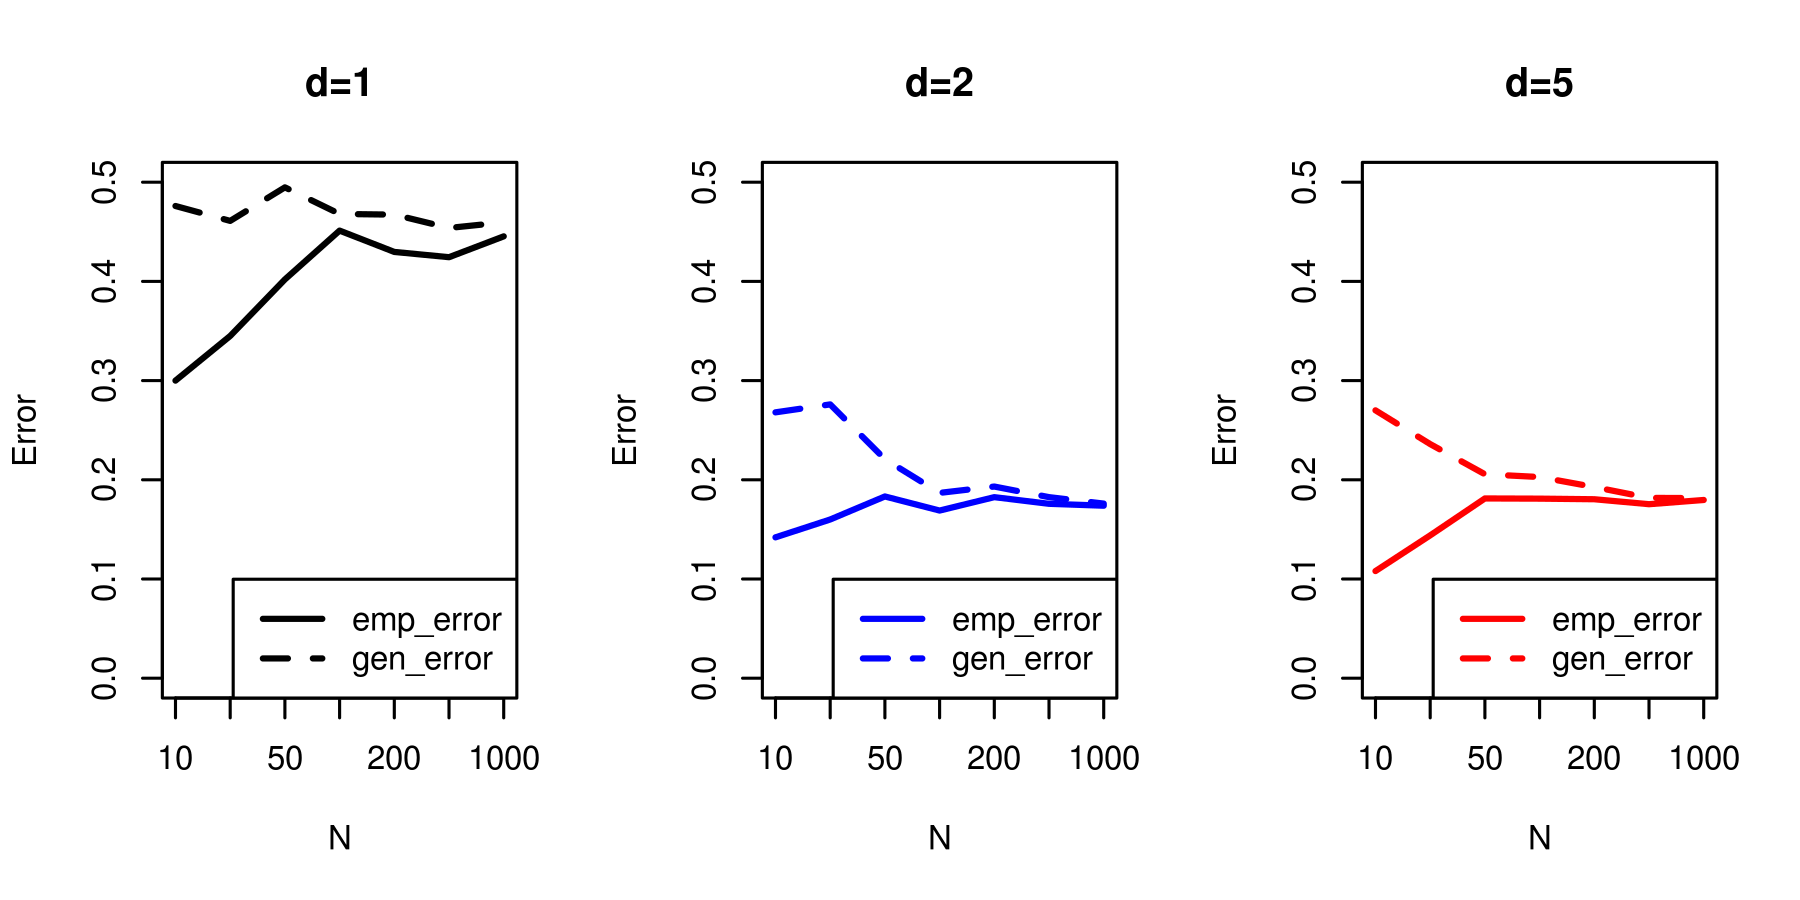

Source code (R):
df = data.frame(
		n = c(10, 20, 50, 100, 200, 500, 1000),
		emp_error_1d = c(0.3, 0.345, 0.402, 0.4512, 0.4297, 0.4244, 0.4454),
		gen_error_1d = c(0.476, 0.461, 0.4948, 0.468, 0.4673, 0.45388, 0.45954),
		emp_error_2d = c(0.142, 0.16, 0.1832, 0.169, 0.1825, 0.1758, 0.17388),
		gen_error_2d = c(0.268, 0.276, 0.2208, 0.1868, 0.1932, 0.18252, 0.17602),
		emp_error_5d = c(0.108, 0.144, 0.1812, 0.181, 0.1804, 0.1754, 0.17966),
		gen_error_5d = c(0.27, 0.236, 0.2056, 0.2028, 0.1927, 0.18176, 0.18154)
		)

png("plot.png", height = 3, width=6, units = "in", res = 300)
par(mfrow=c(1,3))
plot(df$emp_error_1d, 
     col = "black", 
     lty = 1, 
     lwd = 2,
     type="l", 
     ylim = c(0, 0.5),
     ylab = "Error",
     main = "d=1",
     xaxt = 'n', 
     xlab = "N")
lines(df$gen_error_1d, col = "black", lty = 2, lwd=2)
axis(1, at=1:7, labels = c(10, 20, 50, 100, 200, 500, 1000))
legend("bottomright", legend = c("emp_error", "gen_error"), lty = c(1,2), col =
       "black", lwd = 2)

plot(df$emp_error_2d, 
     col = "blue", 
     lty = 1, 
     lwd = 2,
     type="l", 
     ylim = c(0, 0.5),
     ylab = "Error",
     main = "d=2",
     xaxt = 'n', 
     xlab = "N")
lines(df$gen_error_2d, col = "blue", lty = 2, lwd=2)
axis(1, at=1:7, labels = c(10, 20, 50, 100, 200, 500, 1000))
legend("bottomright", legend = c("emp_error", "gen_error"), lty = c(1,2), col =
       "blue", lwd = 2)

plot(df$emp_error_5d, 
     col = "red", 
     lty = 1, 
     lwd = 2,
     type="l", 
     ylim = c(0, 0.5),
     ylab = "Error",
     main = "d=5",
     xaxt = 'n', 
     xlab = "N")
lines(df$gen_error_5d, col = "red", lty = 2, lwd=2)
axis(1, at=1:7, labels = c(10, 20, 50, 100, 200, 500, 1000))
legend("bottomright", legend = c("emp_error", "gen_error"), lty = c(1,2), col =
       "red", lwd = 2)

dev.off()
